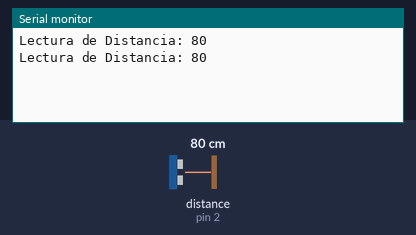
Bench run of a sketch on a simulated Arduino Uno, built with avr-gcc and run on an emulated ATmega328P. Shown: the last lines printed to the serial monitor. Wiring (inferred from the names in the program): ultrasonic range finder: trigger pin 3; echo pin 2. Inputs (shaded band) come from the test bench; at power-on: distance to the obstacle (sensor on pin 2) 80 cm. The echo pulse lasts 58.3 µs per cm.

Above: at 1.8 s.
1.9 s: distance to the obstacle (sensor on pin 2) set to 2 cm
At 2.8 s:
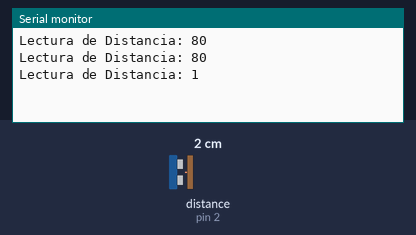
3.4 s: distance to the obstacle (sensor on pin 2) set to 4 cm
At 4.8 s:
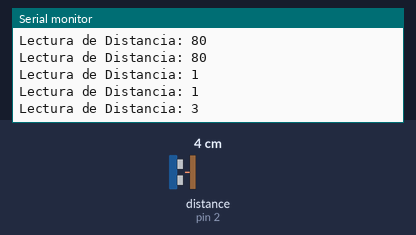
Timing chart, 0 to 6.4 s (numbered marks = the images above; inputs shaded):
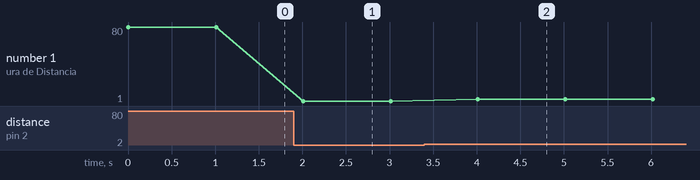

Measured:
- after the input at 1.9 s, the serial monitor: prints a new line after 0.11 s (image 1)
- after the input at 3.4 s, the serial monitor: prints a new line after 0.61 s (image 2)
- plotted number 1: 80 → 1 after the input at 1.9 s, 1 → 3 after the input at 3.4 s

The sketch:

sensor_ultras_nico.ino
```cpp
const int pinEcho = 2;
const int pinTrigger = 3;

int sensor(int pinTrigger, int pinEcho)
{
  long duracionPulso, distancia;

  // Iniciamos el sensor enviando un pulso alto
  // al pin trigger por un lapso de 10uS

  // Prepara el sensor enviando un pulso bajo al trigger
  digitalWrite(pinTrigger, LOW);
  delayMicroseconds(5);

  // Envia el pulso de trigger por 10uS
  digitalWrite(pinTrigger, HIGH);
  delayMicroseconds(10);

  // Finaliza el pulso de trigger
  digitalWrite(pinTrigger, LOW);

  // Tomamos medida del ancho del pulso en el pin echo
  duracionPulso = pulseIn(pinEcho, HIGH);

  // La lectura del pulso esta en microsegundos
  // Obtenemos lectura de distancia en centimetros
  distancia = duracionPulso / 58;

  return distancia;
}
void setup()
{
  // Inicia la consola
  Serial.begin(9600);

  // Configura los pines de control del sensor
  pinMode(pinEcho, INPUT);
  pinMode(pinTrigger, OUTPUT);
}

void loop()
{
  // Iniciamos lectura de la distancia
  int distancia = sensor(pinTrigger, pinEcho);

  // Presenta los resultados
  Serial.print("Lectura de Distancia: ");
  Serial.println(distancia);

  // Espera un segundo y vuelta a empezar
  delay(1000);
}
```
